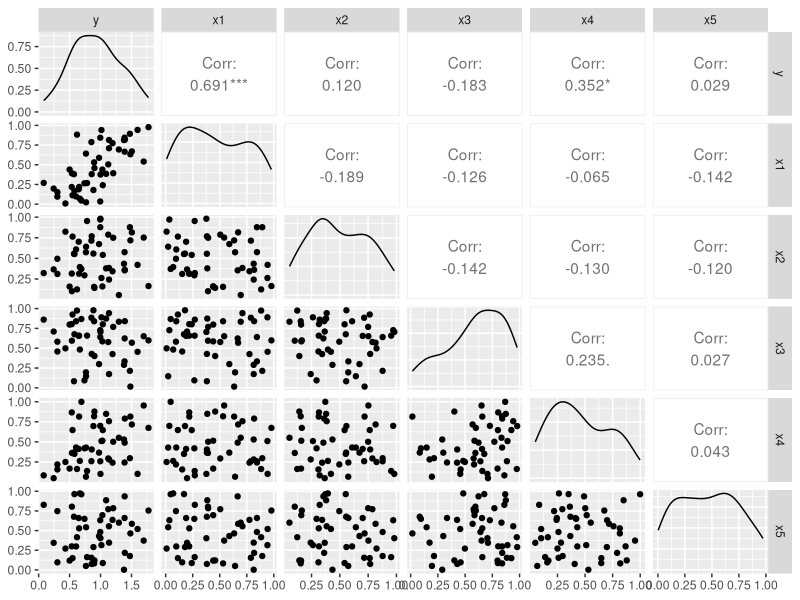

Recreate this plot in R. (Note: this script raises an error after producing the figure.)
## ---- chunk 1
knitr::opts_chunk$set(echo = FALSE, cache=TRUE)
## ---- chunk 2
set.seed(12)
n <- 50
x1 <- runif(n)
x2 <- runif(n)
x3 <- runif(n)
x4 <- runif(n)
x5 <- runif(n)
y <- x1 + 0.4*x2 + 0.6*x4 + rnorm(n, 0, 0.2)
f1 <- data.frame(y,x1,x2,x3,x4,x5)
## ---- chunk 3
library(GGally)
ggpairs(f1)
## ---- chunk 4
library(rio)
f2 <- import("problem.xlsx")
## ---- chunk 5
library(GGally)
ggpairs(f2)
